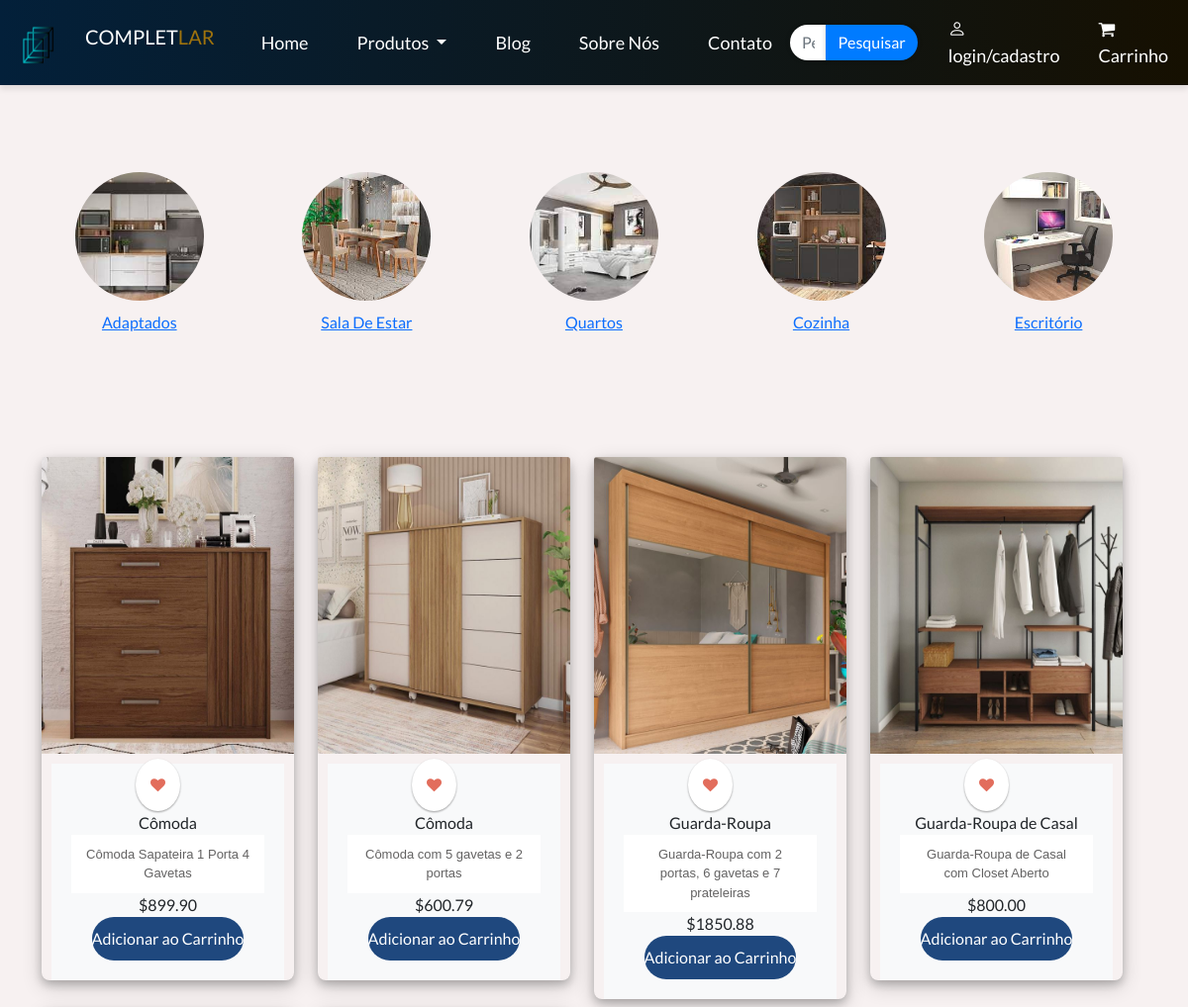
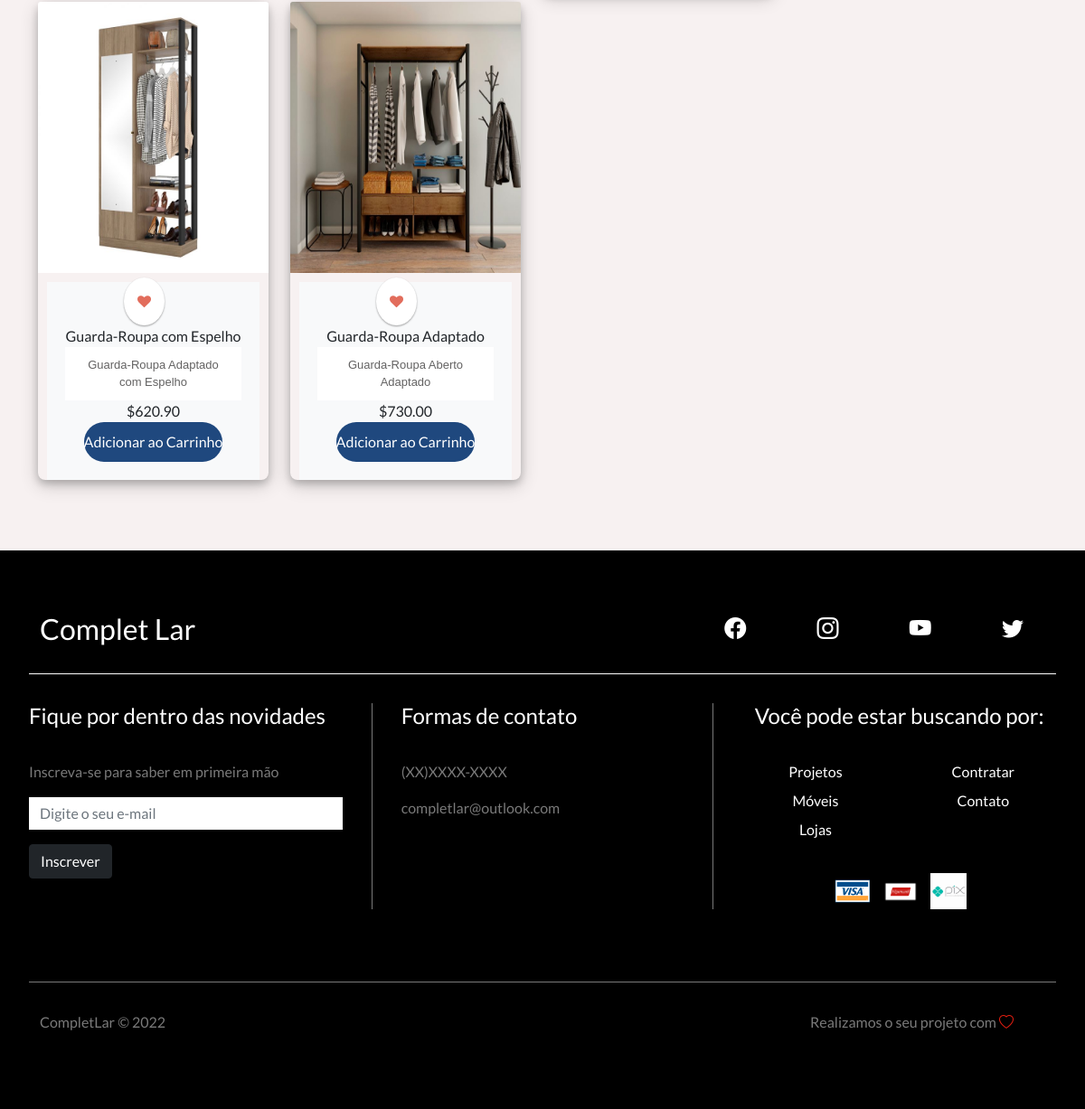
The app's page /produtosQ.php with its own data (2 pictures, top to bottom).
### tables this page shows
CREATE TABLE `categoriaquarto` (
  `IdQuarto` int(11) NOT NULL,
  `nome` varchar(255) NOT NULL,
  `caminho_imagem` varchar(255) NOT NULL,
  `descricao_imagem` varchar(70) NOT NULL,
  `preco` varchar(70) NOT NULL
);

### produtosQ.php (the view, shortened to what this page needs)
<!DOCTYPE html>
<html lang="pt-br">
<head>
    <link
      href="https://cdn.jsdelivr.net/npm/bootstrap@5.0.2/dist/css/bootstrap.min.css"
      rel="stylesheet"
    />
    <link
      rel="stylesheet"
      href="https://cdn.jsdelivr.net/npm/bootstrap-icons@1.5.0/font/bootstrap-icons.css"
    />
    <link rel="stylesheet" href="assets/CSS/categoria.css" />
    <link rel="stylesheet"  type="text/css"  href="assets/CSS/mainProduto.css"/>
  </head>
<body>
<link rel="stylesheet" href="https://cdnjs.cloudflare.com/ajax/libs/font-awesome/4.7.0/css/font-awesome.min.css">
<?php include 'includes/header.php'; ?>
<br><br><br>
<div class="container text-center mx-auto p-2">
    <div class="row">
        <div class="col-md-2 d-flex flex-column align-items-center mx-auto p-2">
            <a href="produtos.php">
                <img src="assets/Imagens/Produtos/adaptados.jpg" class="img-fluid rounded-circle img-zoom" alt="Imagem 1">
                <p>Adaptados</p>
            </a>
        </div>
        <div class="col-md-2 d-flex flex-column align-items-center mx-auto p-2">
            <a href="produtosSE.php">
                <img src="assets/Imagens/Produtos/saladestarr.jpg" class="img-fluid rounded-circle img-zoom" alt="Imagem 1">
                <p>Sala De Estar</p>
            </a>
        </div>
        <div class="col-md-2 d-flex flex-column align-items-center mx-auto p-2">
            <a href="produtosQ.php">
                <img src="assets/Imagens/Produtos/quartos.jpg" class="img-fluid rounded-circle img-zoom" alt="Imagem 1">
                <p>Quartos</p>
            </a>
        </div>
        <div class="col-md-2 d-flex flex-column align-items-center mx-auto p-2">
            <a href="produtosC.php">
                <img src="assets/Imagens/Produtos/cozinhaa.jpg" class="img-fluid rounded-circle img-zoom" alt="Imagem 1">
                <p>Cozinha</p>
            </a>
        </div>
        <div class="col-md-2 d-flex flex-column align-items-center mx-auto p-2">
            <a href="produtosE.php">
                <img src="assets/Imagens/Produtos/escrito.jpg" class="img-fluid rounded-circle img-zoom" alt="Imagem 1">
                <p>Escritório</p>
            </a>
        </div>
    </div>
</div><br>
<div class="container mt-5">
    <div class="row">
        <?php
        $conn = new Conectar();
        $itensPorPagina = 6;
        $paginaAtual = isset($_GET['pagina']) ? (int)$_GET['pagina'] : 1;
        $offset = ($paginaAtual - 1) * $itensPorPagina;
        $sql = "SELECT * FROM categoriaquarto LIMIT $itensPorPagina OFFSET $offset";
        $stmt = $conn->prepare($sql);
        $stmt->execute();
        $result = $stmt->fetchAll(PDO::FETCH_ASSOC);
        if ($result) {
            echo '<div class="row">';
            foreach ($result as $row) {
                echo '<div class="col-md-3">';
                echo '<div class="card-sl">';
                echo '<img src="' . $row['caminho_imagem'] . '" class="card-img-top custom-image-size img-fluid" alt="' . $row['nome'] . '" style="width: 100vh; height:300px;">';
                echo '<div class="card-body d-flex flex-column align-items-center" style="text-align: center; padding: 20px;margin:10px; background-color: #f8f9fa;">';
                echo  '<a class="card-action" href="#"><i class="fa fa-heart"></i></a>';
                echo '<div class="heading">' . $row['nome'] . '</div>';
                echo '<div class="card-text">' . $row['descricao_imagem'] . '</div>';
                echo '<div class="card-price">$' . $row['preco'] . '</div>';
                echo '<form method="post" action="adiciona_ao_carrinho.php">';
                echo '<button class="card-button" type="submit" name="add_to_cart" >Adicionar ao Carrinho</button>';
                echo '</form>';
                echo '</div>';
                echo '</div>';
                echo '</div>';
            }
            echo '</div>';
        } else {
            echo '<p class="text-center mt-5">Nenhum produto encontrado.</p>';
        }
        ?>
        </div>
</div>
    <br><br>
  <?php include 'includes/footer.php'; ?>
</body>
</html>

### assets/CSS/categoria.css (style rules this page uses)
.col-md-2 img { width: 130px; height: 130px; margin-bottom: 10px; border-radius: 50%; }
.img-zoom { transition: transform 0.3s ease; }
.card-text { font-family: 'Verdana', sans-serif; font-size: 16px; color: #666; }
.container { max-width: 900px; margin: 0 auto; padding: 20px; }

### assets/CSS/mainProduto.css (style rules this page uses)
body { font-family: Varela Round; background: #f1f1f1; }
a { text-decoration: none; }
.card-sl { border-radius: 8px; box-shadow: 0 4px 8px 0 rgba(0, 0, 0, 0.2), 0 6px 20px 0 rgba(0, 0, 0, 0.19); }
.card-action { position: relative; float: right; margin-top: -25px; margin-right: 20px; z-index: 2; color: #E26D5C; background: #fff; border-radius: 100%; padding: 15px; font-size: 15px; box-shadow: 0 1px 2px 0 rgba(0, 0, 0, 0.2), 0 1px 2px 0 rgba(0, 0, 0, 0.19); }
.card-text { padding: 10px 15px; background: #fff; font-size: 13px; color: #636262; }
.card-button { display: flex; justify-content: center; padding: 10px 0; width: 100%; background-color: #1F487E; color: #fff; border-radius: 30px; border: none; }

### assets/CSS/header.css (style rules this page uses)
body, html { background-color: #f7f1f1; margin: 0; padding: 0; height: 100%; width: 100%; }
* { font-family: 'Lato', sans-serif; }
body, html { background-color: #f7f1f1; margin: 0; padding: 0; height: 100%; width: 100%; overflow-x: hidden; overflow-y: auto; }

### records on screen
categoriaquarto: caminho_imagem (picture), nome "Cômoda", descricao_imagem "Cômoda Sapateira 1 Porta 4 Gavetas", preco "899.90"
categoriaquarto: caminho_imagem (picture), nome "Cômoda", descricao_imagem "Cômoda com 5 gavetas e 2 portas", preco "600.79"
categoriaquarto: caminho_imagem (picture), nome "Guarda-Roupa", descricao_imagem "Guarda-Roupa com 2 portas, 6 gavetas e 7 prateleiras", preco "1850.88"
categoriaquarto: caminho_imagem (picture), nome "Guarda-Roupa de Casal", descricao_imagem "Guarda-Roupa de Casal com Closet Aberto", preco "800.00"
categoriaquarto: caminho_imagem (picture), nome "Guarda-Roupa com Espelho", descricao_imagem "Guarda-Roupa Adaptado com Espelho", preco "620.90"
categoriaquarto: caminho_imagem (picture), nome "Guarda-Roupa Adaptado", descricao_imagem "Guarda-Roupa Aberto Adaptado", preco "730.00"
